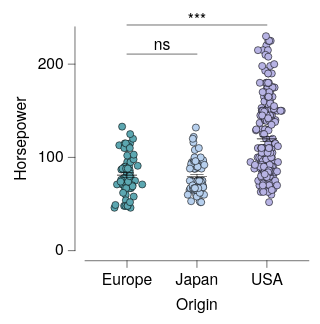

Describe this chart as a Vega-Lite specification.
### Vega-Lite specification from a JSON file in a GitHub repository (floating-point values rounded to 4 significant figures; data arrays with more than 128 entries replaced by an {"elided": "..."} marker saying what was removed)
{"background": null, "config": {"arc": {"fill": "#DBDBDB", "fillOpacity": 1.0, "innerRadius": 25.0, "padAngle": 0.03, "stroke": "black", "strokeOpacity": 1, "strokeWidth": 0.25}, "area": {"fill": "#DBDBDB", "fillOpacity": 1.0, "stroke": "black", "strokeOpacity": 1, "strokeWidth": 0.25}, "axis": {"domain": true, "domainCap": "round", "domainColor": "black", "domainWidth": 0.25, "grid": false, "gridCap": "round", "gridColor": "#F1F1F1", "gridDash": [0, 0], "gridOpacity": 1.0, "gridWidth": 0.25, "labelColor": "black", "labelFont": "Helvetica Neue, HelveticaNeue, Helvetica, Arial, sans-serif", "labelFontSize": 7, "labelFontStyle": "normal", "labelFontWeight": 400, "offset": 4.5, "ticks": true, "tickCap": "round", "tickColor": "black", "tickRound": false, "tickSize": 3, "tickWidth": 0.25, "titleColor": "black", "titleFont": "Helvetica Neue, HelveticaNeue, Helvetica, Arial, sans-serif", "titleFontSize": 7, "titleFontStyle": "normal", "titleFontWeight": 400}, "axisX": {"domain": true, "labelAlign": "center", "labelAngle": 0, "labels": true, "ticks": true, "translate": 0}, "axisY": {"domain": true, "labelAlign": "right", "labelAngle": 0, "labels": true, "ticks": true, "translate": 0}, "axisRight": {"domain": true, "labelAlign": "left", "labelAngle": 0, "labels": true, "ticks": true, "translate": 0}, "axisTop": {"domain": true, "labelAlign": "center", "labelAngle": 0, "labels": true, "ticks": true, "translate": 0}, "axisBand": {"tickOffset": 0}, "bar": {"fill": "#DBDBDB", "fillOpacity": 1.0, "stroke": "black", "strokeOpacity": 1, "strokeWidth": 0.25}, "boxplot": {"size": 9.0, "ticks": {"cornerRadius": 0.25, "fill": "black", "opacity": 1, "size": 4.5, "thickness": 0.25}, "box": {"fillOpacity": 1.0, "stroke": "black", "strokeOpacity": 1, "strokeWidth": 0.25}, "median": {"cornerRadius": 0, "fill": "black", "fillOpacity": 1.0, "opacity": 1, "size": 9.0, "thickness": 0.25}, "rule": {"fill": "black", "fillOpacity": 1.0, "size": 10.0, "stroke": "black", "strokeDash": [0, 0], "strokeOpacity": 1, "strokeWidth": 0.25}, "outliers": {"color": "black", "fill": "black", "fillOpacity": 1.0, "size": 0, "stroke": "black", "strokeOpacity": 1, "strokeWidth": 0.25}}, "circle": {"fill": "black", "fillOpacity": 1.0, "size": 1.25, "stroke": null, "strokeOpacity": 1, "strokeWidth": 0.25}, "errorband": {"band": {"fillOpacity": 0.6, "stroke": null, "strokeWidth": 0.25, "strokeOpacity": 1}, "borders": {"opacity": 0, "strokeOpacity": 0.25, "strokeWidth": 1}}, "errorbar": {"opacity": 1, "rule": {"strokeDash": [0, 0], "strokeWidth": 0.25}, "ticks": {"color": "black", "cornerRadius": 0.125, "opacity": 1, "size": 6.0, "thickness": 0.25}, "thickness": 0.25}, "font": "Helvetica Neue, HelveticaNeue, Helvetica, Arial, sans-serif", "geoshape": {"fill": "#DBDBDB", "fillOpacity": 1.0, "stroke": "black", "strokeOpacity": 1, "strokeWidth": 0.25}, "header": {"labelColor": "black", "labelFont": "Helvetica Neue, HelveticaNeue, Helvetica, Arial, sans-serif", "labelFontSize": 7, "labelFontStyle": "normal", "labelFontWeight": 400, "titleColor": "black", "titleFont": "Helvetica Neue, HelveticaNeue, Helvetica, Arial, sans-serif", "titleFontSize": 7, "titleFontStyle": "normal", "titleFontWeight": 400, "titlePadding": 0}, "legend": {"disable": false, "offset": 4.5, "titlePadding": 4, "labelOffset": 2, "gradientLabelOffset": 2, "gradientLength": 50.0, "gradientThickness": 5.0, "gradientOpacity": 1.0, "gradientStrokeColor": "black", "gradientStrokeWidth": 0.25, "labelColor": "black", "labelFont": "Helvetica Neue, HelveticaNeue, Helvetica, Arial, sans-serif", "labelFontSize": 7, "labelFontStyle": "normal", "labelFontWeight": 400, "strokeColor": "black", "strokeWidth": 0, "symbolSize": 42, "symbolStrokeColor": "black", "symbolStrokeWidth": 0.25, "titleColor": "black", "titleFont": "Helvetica Neue, HelveticaNeue, Helvetica, Arial, sans-serif", "titleFontSize": 7, "titleFontStyle": "normal", "titleFontWeight": 400}, "line": {"color": "black", "stroke": "black", "strokeCap": "butt", "strokeDash": [0, 0], "strokeOpacity": 1, "strokeWidth": 0.5}, "point": {"filled": true, "fill": "#DBDBDB", "fillOpacity": 1.0, "size": 5.0, "stroke": "black", "strokeOpacity": 1, "strokeWidth": 0.25}, "range": {"category": ["#5CA7B1", "#B7D0EE", "#B7B3E4", "#B3DAB5", "#F5E1B3", "#3D727B", "#809DC7", "#867DAC", "#80A988", "#CBB17A", "#204148", "#546B94", "#584C77", "#507B5F", "#9D824D"], "diverging": {"scheme": ["#6F572A", "#876E43", "#9E875F", "#B5A17F", "#CABBA2", "#DCD6CC", "#F4F1E9", "#C9D7DA", "#9DBFC6", "#78A5AF", "#558B96", "#36717C", "#1A5762"]}, "heatmap": {"scheme": ["#32022B", "#43044D", "#4C196E", "#4D338C", "#484DA6", "#3A68BB", "#1D83CA", "#1D9CCB", "#23B5C9", "#28CDC5", "#4DE0B4", "#91EE9F"]}, "ordinal": {"scheme": ["#F1F1F1", "#DBDBDB", "#C6C6C6", "#B2B2B2", "#9D9D9D", "#898989", "#767676", "#636363", "#515151", "#404040", "#2F2F2F", "#1F1F1F"]}, "ramp": {"scheme": ["#32022B", "#43044D", "#4C196E", "#4D338C", "#484DA6", "#3A68BB", "#1D83CA", "#1D9CCB", "#23B5C9", "#28CDC5", "#4DE0B4", "#91EE9F"]}}, "rule": {"color": "black", "stroke": "black", "strokeCap": "round", "strokeDash": [2, 2], "strokeOpacity": 1, "strokeWidth": 0.25}, "scale": {"bandPaddingInner": 0.1, "bandPaddingOuter": 0.1, "round": false}, "rect": {"fill": "#DBDBDB", "fillOpacity": 1.0, "stroke": "black", "strokeOpacity": 1, "strokeWidth": 0.25}, "square": {"fill": "#DBDBDB", "fillOpacity": 1.0, "size": 10.0, "stroke": "black", "strokeOpacity": 1, "strokeWidth": 0.25}, "text": {"color": "black", "font": "Helvetica Neue, HelveticaNeue, Helvetica, Arial, sans-serif", "fontSize": 7, "fontStyle": "normal", "fontWeight": 400}, "tick": {"color": "black", "cornerRadius": 0.125, "opacity": 1.0, "size": 9.0, "thickness": 0.25}, "title": {"anchor": "middle", "frame": "group", "color": "black", "font": "Helvetica Neue, HelveticaNeue, Helvetica, Arial, sans-serif", "fontSize": 7, "fontStyle": "normal", "fontWeight": 400, "subtitleColor": "black", "subtitleFont": "Helvetica Neue, HelveticaNeue, Helvetica, Arial, sans-serif", "subtitleFontSize": "Helvetica Neue, HelveticaNeue, Helvetica, Arial, sans-serif", "subtitleFontStyle": "normal", "subtitleFontWeight": 400}, "trail": {"color": "black", "opacity": 1, "size": 0.5}, "view": {"continuousWidth": 100, "continuousHeight": 100, "discreteWidth": 100, "discreteHeight": 100, "fill": null, "stroke": null, "strokeWidth": 0.25}}, "layer": [{"data": {"name": "data-53eecb024a78fdc2be808dcfdc3af7a2"}, "mark": {"type": "circle", "opacity": 1.0, "size": 10.0, "stroke": "black", "strokeOpacity": 1, "strokeWidth": 0.25}, "encoding": {"color": {"field": "Origin", "legend": null, "scale": {"domain": ["Europe", "Japan", "USA"]}, "sort": ["Europe", "Japan", "USA"], "title": null, "type": "nominal"}, "x": {"axis": {}, "field": "Origin", "scale": {"domain": ["Europe", "Japan", "USA"]}, "sort": ["Europe", "Japan", "USA"], "title": "Origin", "type": "nominal"}, "xOffset": {"field": "jitter_x", "scale": {"domain": [-7.33, 7.33], "range": [5.17, 19.83]}, "type": "quantitative"}, "y": {"field": "Horsepower", "title": "Horsepower", "type": "quantitative"}}}, {"data": {"name": "data-6c4882663eaca411296217af4f5e04f9"}, "mark": {"type": "errorbar"}, "encoding": {"x": {"axis": {}, "field": "Origin", "scale": {"domain": ["Europe", "Japan", "USA"]}, "sort": ["Europe", "Japan", "USA"], "title": "Origin", "type": "nominal"}, "y": {"field": "__mean", "title": "Horsepower", "type": "quantitative"}, "yError": {"field": "__error"}}}, {"data": {"name": "data-6c4882663eaca411296217af4f5e04f9"}, "mark": {"type": "tick"}, "encoding": {"x": {"axis": {}, "field": "Origin", "scale": {"domain": ["Europe", "Japan", "USA"]}, "sort": ["Europe", "Japan", "USA"], "title": "Origin", "type": "nominal"}, "y": {"field": "__mean", "title": "Horsepower", "type": "quantitative"}}}, {"layer": [{"layer": [{"data": {"values": [{"x": "USA", "x2": "Europe", "y": 230.0, "__dysonsphere__": 1}]}, "mark": {"type": "rule", "strokeCap": "round", "strokeDash": [0, 0], "strokeWidth": 0.25, "yOffset": -5.0}, "encoding": {"x": {"field": "x", "type": "nominal"}, "x2": {"field": "x2"}, "y": {"field": "y", "type": "quantitative"}}}, {"data": {"values": [{"y": 230.0, "label": "***", "__dysonsphere__": 1}]}, "mark": {"type": "text", "align": "center", "dy": -7.0, "fontSize": 7}, "encoding": {"text": {"field": "label", "type": "nominal"}, "x": {"value": 50.0}, "y": {"field": "y", "type": "quantitative"}}}]}, {"layer": [{"data": {"values": [{"x": "Europe", "x2": "Japan", "y": 230.0, "__dysonsphere__": 1}]}, "mark": {"type": "rule", "strokeCap": "round", "strokeDash": [0, 0], "strokeWidth": 0.25, "yOffset": 8.0}, "encoding": {"x": {"field": "x", "type": "nominal"}, "x2": {"field": "x2"}, "y": {"field": "y", "type": "quantitative"}}}, {"data": {"values": [{"y": 230.0, "label": "ns", "__dysonsphere__": 1}]}, "mark": {"type": "text", "align": "center", "dy": 4.0, "fontSize": 7}, "encoding": {"text": {"field": "label", "type": "nominal"}, "x": {"value": 34.38}, "y": {"field": "y", "type": "quantitative"}}}]}], "name": "__dysonsphere_90a92fb3dc490bb9_3"}], "$schema": "https://vega.github.io/schema/vega-lite/v6.4.1.json", "datasets": {"data-53eecb024a78fdc2be808dcfdc3af7a2": {"elided": "400 records"}, "data-6c4882663eaca411296217af4f5e04f9": [{"Origin": "USA", "__mean": 119.9, "__error": 2.529, "__dysonsphere__": 1}, {"Origin": "Europe", "__mean": 81.0, "__error": 2.47, "__dysonsphere__": 1}, {"Origin": "Japan", "__mean": 79.84, "__error": 2.005, "__dysonsphere__": 1}]}}
